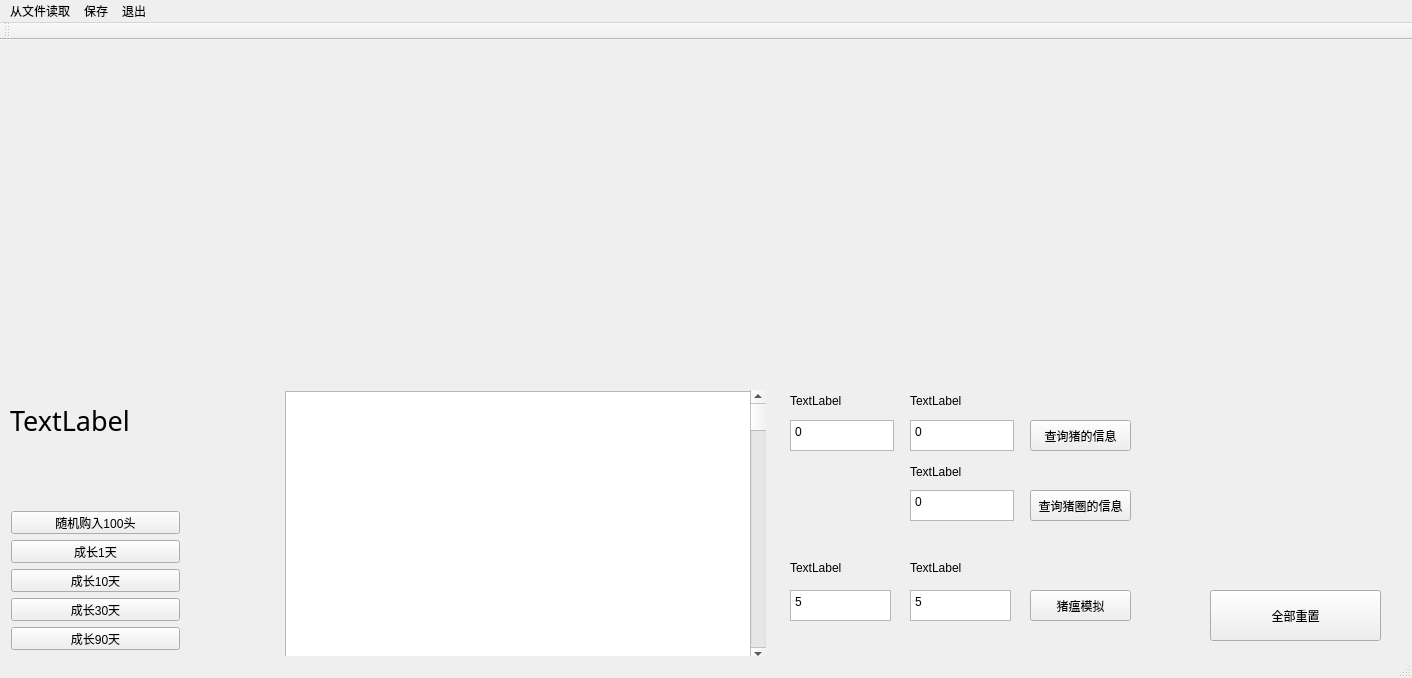
<?xml version="1.0" encoding="UTF-8"?>
<ui version="4.0">
 <class>MainWindow</class>
 <widget class="QMainWindow" name="MainWindow">
  <property name="geometry">
   <rect>
    <x>0</x>
    <y>0</y>
    <width>1412</width>
    <height>678</height>
   </rect>
  </property>
  <property name="windowTitle">
   <string>MainWindow</string>
  </property>
  <widget class="QWidget" name="centralWidget">
   <widget class="QPushButton" name="reset_all">
    <property name="geometry">
     <rect>
      <x>1210</x>
      <y>550</y>
      <width>171</width>
      <height>51</height>
     </rect>
    </property>
    <property name="text">
     <string>全部重置</string>
    </property>
   </widget>
   <widget class="QLabel" name="stys_info">
    <property name="geometry">
     <rect>
      <x>10</x>
      <y>320</y>
      <width>301</width>
      <height>121</height>
     </rect>
    </property>
    <property name="font">
     <font>
      <family>Adobe Arabic</family>
      <pointsize>20</pointsize>
     </font>
    </property>
    <property name="text">
     <string>TextLabel</string>
    </property>
   </widget>
   <widget class="QWidget" name="layoutWidget">
    <property name="geometry">
     <rect>
      <x>0</x>
      <y>460</y>
      <width>191</width>
      <height>161</height>
     </rect>
    </property>
    <layout class="QVBoxLayout" name="verticalLayout">
     <item>
      <widget class="QPushButton" name="add_by_rand">
       <property name="text">
        <string>随机购入100头</string>
       </property>
      </widget>
     </item>
     <item>
      <widget class="QPushButton" name="grow1">
       <property name="text">
        <string>成长1天</string>
       </property>
      </widget>
     </item>
     <item>
      <widget class="QPushButton" name="grow10">
       <property name="text">
        <string>成长10天</string>
       </property>
      </widget>
     </item>
     <item>
      <widget class="QPushButton" name="grow30">
       <property name="text">
        <string>成长30天</string>
       </property>
      </widget>
     </item>
     <item>
      <widget class="QPushButton" name="grow90">
       <property name="text">
        <string>成长90天</string>
       </property>
      </widget>
     </item>
    </layout>
   </widget>
   <widget class="QTextBrowser" name="textBrowser">
    <property name="geometry">
     <rect>
      <x>285</x>
      <y>351</y>
      <width>481</width>
      <height>271</height>
     </rect>
    </property>
   </widget>
   <widget class="QScrollBar" name="verticalScrollBar">
    <property name="geometry">
     <rect>
      <x>750</x>
      <y>350</y>
      <width>16</width>
      <height>271</height>
     </rect>
    </property>
    <property name="orientation">
     <enum>Qt::Vertical</enum>
    </property>
   </widget>
   <widget class="QTextEdit" name="textEdit">
    <property name="geometry">
     <rect>
      <x>790</x>
      <y>380</y>
      <width>104</width>
      <height>31</height>
     </rect>
    </property>
    <property name="html">
     <string>&lt;!DOCTYPE HTML PUBLIC &quot;-//W3C//DTD HTML 4.0//EN&quot; &quot;http://www.w3.org/TR/REC-html40/strict.dtd&quot;&gt;
&lt;html&gt;&lt;head&gt;&lt;meta name=&quot;qrichtext&quot; content=&quot;1&quot; /&gt;&lt;style type=&quot;text/css&quot;&gt;
p, li { white-space: pre-wrap; }
&lt;/style&gt;&lt;/head&gt;&lt;body style=&quot; font-family:'SimSun'; font-size:9pt; font-weight:400; font-style:normal;&quot;&gt;
&lt;p style=&quot; margin-top:0px; margin-bottom:0px; margin-left:0px; margin-right:0px; -qt-block-indent:0; text-indent:0px;&quot;&gt;0&lt;/p&gt;&lt;/body&gt;&lt;/html&gt;</string>
    </property>
   </widget>
   <widget class="QTextEdit" name="textEdit_2">
    <property name="geometry">
     <rect>
      <x>910</x>
      <y>380</y>
      <width>104</width>
      <height>31</height>
     </rect>
    </property>
    <property name="html">
     <string>&lt;!DOCTYPE HTML PUBLIC &quot;-//W3C//DTD HTML 4.0//EN&quot; &quot;http://www.w3.org/TR/REC-html40/strict.dtd&quot;&gt;
&lt;html&gt;&lt;head&gt;&lt;meta name=&quot;qrichtext&quot; content=&quot;1&quot; /&gt;&lt;style type=&quot;text/css&quot;&gt;
p, li { white-space: pre-wrap; }
&lt;/style&gt;&lt;/head&gt;&lt;body style=&quot; font-family:'SimSun'; font-size:9pt; font-weight:400; font-style:normal;&quot;&gt;
&lt;p style=&quot; margin-top:0px; margin-bottom:0px; margin-left:0px; margin-right:0px; -qt-block-indent:0; text-indent:0px;&quot;&gt;0&lt;/p&gt;&lt;/body&gt;&lt;/html&gt;</string>
    </property>
   </widget>
   <widget class="QPushButton" name="search_info">
    <property name="geometry">
     <rect>
      <x>1030</x>
      <y>380</y>
      <width>101</width>
      <height>31</height>
     </rect>
    </property>
    <property name="text">
     <string>查询猪的信息</string>
    </property>
   </widget>
   <widget class="QLabel" name="label_1">
    <property name="geometry">
     <rect>
      <x>790</x>
      <y>350</y>
      <width>101</width>
      <height>21</height>
     </rect>
    </property>
    <property name="text">
     <string>TextLabel</string>
    </property>
   </widget>
   <widget class="QLabel" name="label_2">
    <property name="geometry">
     <rect>
      <x>910</x>
      <y>350</y>
      <width>101</width>
      <height>21</height>
     </rect>
    </property>
    <property name="text">
     <string>TextLabel</string>
    </property>
   </widget>
   <widget class="QTextEdit" name="textEdit_3">
    <property name="geometry">
     <rect>
      <x>910</x>
      <y>450</y>
      <width>104</width>
      <height>31</height>
     </rect>
    </property>
    <property name="html">
     <string>&lt;!DOCTYPE HTML PUBLIC &quot;-//W3C//DTD HTML 4.0//EN&quot; &quot;http://www.w3.org/TR/REC-html40/strict.dtd&quot;&gt;
&lt;html&gt;&lt;head&gt;&lt;meta name=&quot;qrichtext&quot; content=&quot;1&quot; /&gt;&lt;style type=&quot;text/css&quot;&gt;
p, li { white-space: pre-wrap; }
&lt;/style&gt;&lt;/head&gt;&lt;body style=&quot; font-family:'SimSun'; font-size:9pt; font-weight:400; font-style:normal;&quot;&gt;
&lt;p style=&quot; margin-top:0px; margin-bottom:0px; margin-left:0px; margin-right:0px; -qt-block-indent:0; text-indent:0px;&quot;&gt;0&lt;/p&gt;&lt;/body&gt;&lt;/html&gt;</string>
    </property>
   </widget>
   <widget class="QPushButton" name="search_sty_2">
    <property name="geometry">
     <rect>
      <x>1030</x>
      <y>450</y>
      <width>101</width>
      <height>31</height>
     </rect>
    </property>
    <property name="text">
     <string>查询猪圈的信息</string>
    </property>
   </widget>
   <widget class="QLabel" name="label_3">
    <property name="geometry">
     <rect>
      <x>910</x>
      <y>422</y>
      <width>101</width>
      <height>20</height>
     </rect>
    </property>
    <property name="text">
     <string>TextLabel</string>
    </property>
   </widget>
   <widget class="QPushButton" name="plague_no">
    <property name="geometry">
     <rect>
      <x>1030</x>
      <y>550</y>
      <width>101</width>
      <height>31</height>
     </rect>
    </property>
    <property name="text">
     <string>猪瘟模拟</string>
    </property>
   </widget>
   <widget class="QTextEdit" name="textEdit_4">
    <property name="geometry">
     <rect>
      <x>790</x>
      <y>550</y>
      <width>101</width>
      <height>31</height>
     </rect>
    </property>
    <property name="html">
     <string>&lt;!DOCTYPE HTML PUBLIC &quot;-//W3C//DTD HTML 4.0//EN&quot; &quot;http://www.w3.org/TR/REC-html40/strict.dtd&quot;&gt;
&lt;html&gt;&lt;head&gt;&lt;meta name=&quot;qrichtext&quot; content=&quot;1&quot; /&gt;&lt;style type=&quot;text/css&quot;&gt;
p, li { white-space: pre-wrap; }
&lt;/style&gt;&lt;/head&gt;&lt;body style=&quot; font-family:'SimSun'; font-size:9pt; font-weight:400; font-style:normal;&quot;&gt;
&lt;p style=&quot; margin-top:0px; margin-bottom:0px; margin-left:0px; margin-right:0px; -qt-block-indent:0; text-indent:0px;&quot;&gt;5&lt;/p&gt;&lt;/body&gt;&lt;/html&gt;</string>
    </property>
   </widget>
   <widget class="QLabel" name="label_dead">
    <property name="geometry">
     <rect>
      <x>910</x>
      <y>520</y>
      <width>101</width>
      <height>16</height>
     </rect>
    </property>
    <property name="text">
     <string>TextLabel</string>
    </property>
   </widget>
   <widget class="QLabel" name="label_sick">
    <property name="geometry">
     <rect>
      <x>790</x>
      <y>520</y>
      <width>101</width>
      <height>16</height>
     </rect>
    </property>
    <property name="text">
     <string>TextLabel</string>
    </property>
   </widget>
   <widget class="QTextEdit" name="textEdit_5">
    <property name="geometry">
     <rect>
      <x>910</x>
      <y>550</y>
      <width>101</width>
      <height>31</height>
     </rect>
    </property>
    <property name="html">
     <string>&lt;!DOCTYPE HTML PUBLIC &quot;-//W3C//DTD HTML 4.0//EN&quot; &quot;http://www.w3.org/TR/REC-html40/strict.dtd&quot;&gt;
&lt;html&gt;&lt;head&gt;&lt;meta name=&quot;qrichtext&quot; content=&quot;1&quot; /&gt;&lt;style type=&quot;text/css&quot;&gt;
p, li { white-space: pre-wrap; }
&lt;/style&gt;&lt;/head&gt;&lt;body style=&quot; font-family:'SimSun'; font-size:9pt; font-weight:400; font-style:normal;&quot;&gt;
&lt;p style=&quot; margin-top:0px; margin-bottom:0px; margin-left:0px; margin-right:0px; -qt-block-indent:0; text-indent:0px;&quot;&gt;5&lt;/p&gt;&lt;/body&gt;&lt;/html&gt;</string>
    </property>
   </widget>
  </widget>
  <widget class="QMenuBar" name="MenuBar">
   <property name="geometry">
    <rect>
     <x>0</x>
     <y>0</y>
     <width>1412</width>
     <height>23</height>
    </rect>
   </property>
   <widget class="QMenu" name="load_file">
    <property name="title">
     <string>从文件读取</string>
    </property>
   </widget>
   <widget class="QMenu" name="save">
    <property name="title">
     <string>保存</string>
    </property>
   </widget>
   <widget class="QMenu" name="exit">
    <property name="title">
     <string>退出</string>
    </property>
    <addaction name="exit_1"/>
    <addaction name="save_exit"/>
   </widget>
   <addaction name="load_file"/>
   <addaction name="save"/>
   <addaction name="exit"/>
  </widget>
  <widget class="QToolBar" name="mainToolBar">
   <attribute name="toolBarArea">
    <enum>TopToolBarArea</enum>
   </attribute>
   <attribute name="toolBarBreak">
    <bool>false</bool>
   </attribute>
  </widget>
  <widget class="QStatusBar" name="statusBar"/>
  <action name="search_sty">
   <property name="text">
    <string>指定猪圈</string>
   </property>
  </action>
  <action name="search_pig">
   <property name="text">
    <string>指定猪</string>
   </property>
  </action>
  <action name="exit_1">
   <property name="text">
    <string>直接退出</string>
   </property>
  </action>
  <action name="save_exit">
   <property name="text">
    <string>保存并退出</string>
   </property>
  </action>
 </widget>
 <layoutdefault spacing="6" margin="11"/>
 <resources/>
 <connections/>
</ui>
